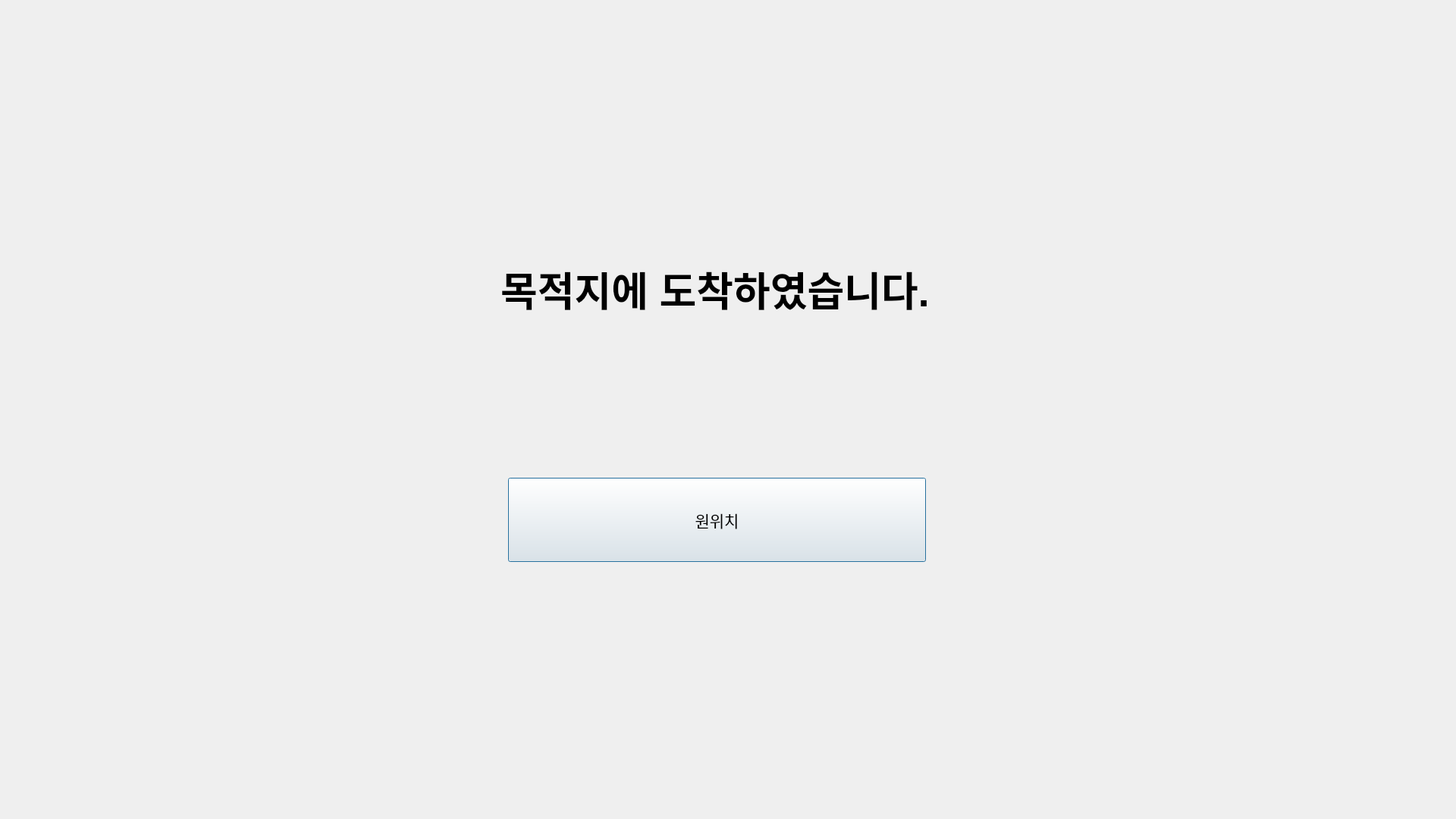
<?xml version="1.0" encoding="UTF-8"?>
<ui version="4.0">
 <class>Dialog</class>
 <widget class="QDialog" name="Dialog">
  <property name="geometry">
   <rect>
    <x>0</x>
    <y>0</y>
    <width>1920</width>
    <height>1080</height>
   </rect>
  </property>
  <property name="windowTitle">
   <string>Move to original position</string>
  </property>
  <widget class="QLabel" name="label">
   <property name="geometry">
    <rect>
     <x>660</x>
     <y>210</y>
     <width>591</width>
     <height>341</height>
    </rect>
   </property>
   <property name="font">
    <font>
     <pointsize>40</pointsize>
     <weight>75</weight>
     <bold>true</bold>
    </font>
   </property>
   <property name="text">
    <string>목적지에 도착하였습니다.</string>
   </property>
  </widget>
  <widget class="QPushButton" name="button">
   <property name="geometry">
    <rect>
     <x>670</x>
     <y>630</y>
     <width>551</width>
     <height>111</height>
    </rect>
   </property>
   <property name="font">
    <font>
     <pointsize>16</pointsize>
    </font>
   </property>
   <property name="text">
    <string>원위치</string>
   </property>
  </widget>
 </widget>
 <resources/>
 <connections/>
</ui>
